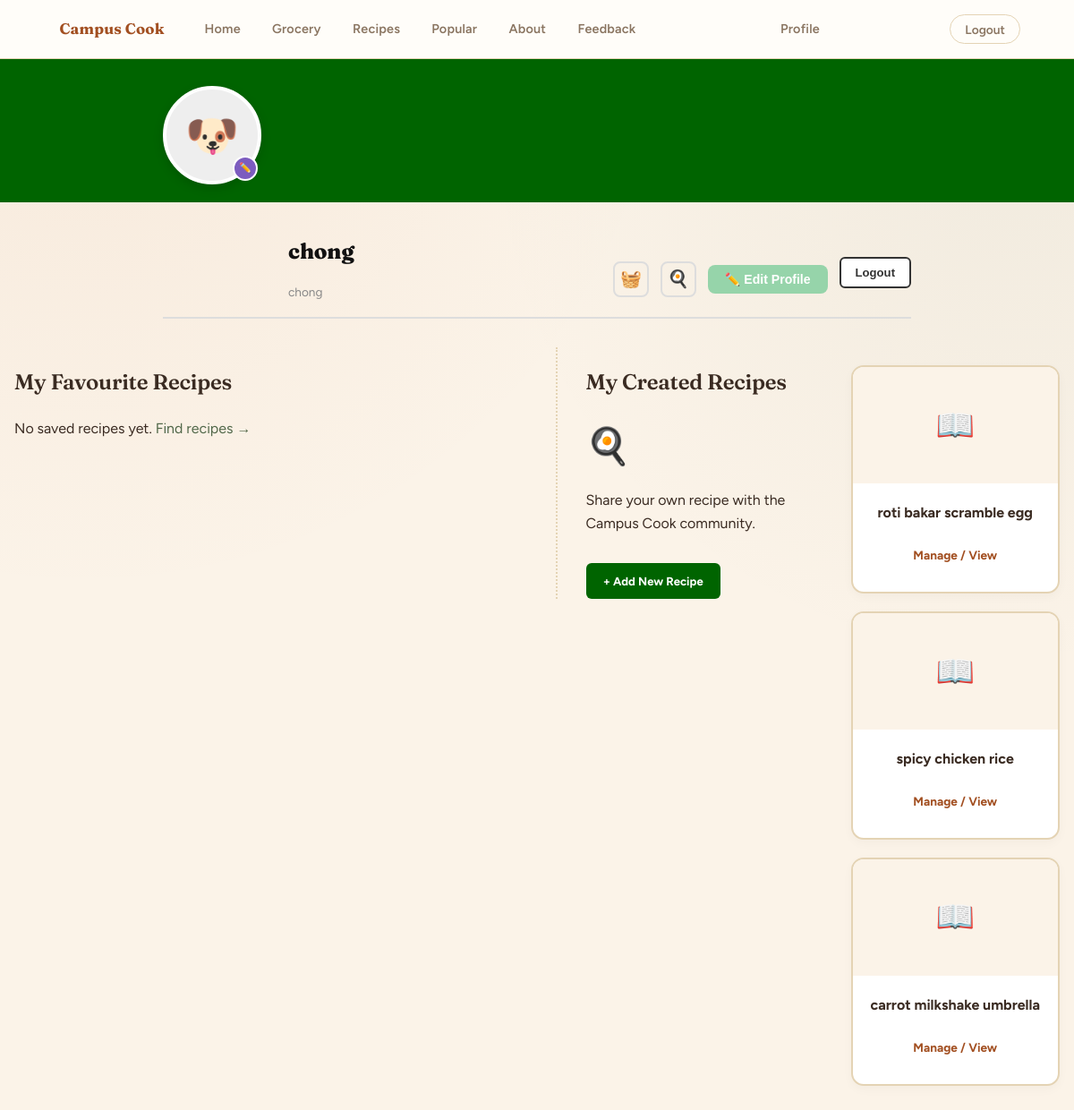
Page /profile/ (signed in) on the committed database.
### pages/models.py (models this page shows, shortened)
class AppUser(AbstractUser):
    age = models.IntegerField(null=True, blank=True)
    objects = UserManager()

class Recipe(models.Model):
    BUDGET_CHOICES = [
        ('low',    'Below RM5'),
        ('medium', 'RM5 – RM15'),
        ('high',   'Above RM15'),
    ]
    MEAL_TYPE_CHOICES = [
    ('breakfast', 'Breakfast'),
    ('lunch',     'Lunch'),
    ('dinner',    'Dinner'),
    ('snack',     'Snack'),
    ('dessert',   'Dessert'),
    ('drinks',    'Drinks'),
    ('other',     'Other'),
    ]
    meal_type = models.CharField(max_length=20, choices=MEAL_TYPE_CHOICES, default='other')
    name         = models.CharField(max_length=100)
    ingredients  = models.ManyToManyField(
        Ingredient,
        blank=True,
        related_name='recipes'
    )
    cooking_time = models.IntegerField()
    appliance    = models.CharField(max_length=100)
    instructions = models.TextField()
    image        = models.ImageField(upload_to='recipe_images/', null=True, blank=True)
    is_halal     = models.BooleanField(default=True)
    budget       = models.CharField(
        max_length=10, choices=BUDGET_CHOICES, default='low'
    )
    filters      = models.ManyToManyField(RecipeFilter, blank=True)
    user         = models.ForeignKey(
        'pages.AppUser',
        on_delete=models.CASCADE,
        related_name='recipes'
    )
    @property
    def image_url(self):
        return self.image.url if self.image else ''

### pages/views.py (the view)
# urls.py: path("profile/", views.profile, name="profile"),
@login_required
def profile(request):
    favourites = FavouriteRecipe.objects.select_related('recipe').filter(user=request.user)
    my_recipes = Recipe.objects.filter(user=request.user)
    favourited_ids = set(favourites.values_list('recipe_id', flat=True))
    wtt_count      = WantToTry.objects.filter(user=request.user).count()
    return render(request, 'pages/user_profile.html', {
        'user':           request.user,
        'favourites':     favourites,
        'my_recipes':     my_recipes,
        'favourited_ids': favourited_ids,
        'wtt_count':      wtt_count,
    })

### pages/templates/pages/user_profile.html (shortened to what this page needs)
{% extends 'pages/base.html' %}
{% block content %}
<div class="profile-banner"></div>
<div class="profile-header">
  <div class="avatar-wrapper">
    <div class="avatar" id="avatarDisplay">
      <span id="avatarEmoji">🐶</span>
    </div>
    <label class="avatar-edit-btn" title="Change photo">
      ✏️
    </label>
  </div>
  <div class="profile-info-row">
    <div class="profile-name">
      <h1 id="displayName">{{ user.username }}</h1>
      <span id="displayEmail">{{ user.email|default:user.username }}</span>
    </div>
    <div class="profile-actions">
      <a href="{% url 'grocery' %}" class="icon-btn" title="My Grocery List">🧺</a>
        <a href="{% url 'want_to_try' %}" class="icon-btn" title="Recipes I Want to Try">
          🍳
        </a>
      <button class="btn-edit-profile" onclick="toggleEdit()">✏️ Edit Profile</button>
      <form method="POST" action="{% url 'logout' %}" style="display:inline;">
        <button type="submit" class="btn-logout">Logout</button>
      </form>
    </div>
  </div>
</div>
<div class = "profile-container">
  <div class="profile-section col-left">
    <h2>My Favourite Recipes</h2>
    {% if favourites %}
      <div class="fav-grid">
        {% for fav in favourites %}
          <div class="fav-card" id="fav-item-{{ fav.recipe.id }}">
            <div class="fav-img-wrapper">
              {% if fav.recipe.image_url %}
                <img src="{{ fav.recipe.image_url }}" alt="{{ fav.recipe.name }}">
              {% else %}
                <span class="fav-placeholder">🍳</span>
              {% endif %}
            </div>
            <div class="fav-card-content">
              <h4>{{ fav.recipe.name }}</h4>
              <div class="fav-card-actions">
                <a href="{% url 'recipe_detail' fav.recipe.id %}" class="cta_primary">View Recipe</a>
                <button class="btn-unfav-card" onclick="unfavourite(this, {{ fav.recipe.id }})">♥</button>
              </div>
            </div>
          </div>
      {% endfor %}
    </div>
  {% else %}
    <p class="empty-msg">No saved recipes yet. <a href="{% url 'recipe_list' %}" style="color: var(--green-dark);">Find recipes →</a></p>
  {% endif %}
  </div>
  <div class="profile-section col-right">
  <h2>My Created Recipes</h2>
  <div class="add-recipe-icon">🍳</div>
    <p>Share your own recipe with the Campus Cook community.</p>
    <a href="{% url 'add_recipe' %}" class="btn-add-recipe">+ Add New Recipe</a>
  </div>
  {% if my_recipes %}
    <div class="fav-grid">
      {% for recipe in my_recipes %}
        <div class="fav-card">
          <div class="fav-img-wrapper">
            {% if recipe.image_url %}
              <img src="{{ recipe.image_url }}" alt="{{ recipe.name }}">
            {% else %}
              <span class="fav-placeholder">📖</span>
            {% endif %}
          </div>
          <div class="fav-card-content">
            <h4>{{ recipe.name }}</h4>
            <div class="fav-card-actions">
              <a href="{% url 'recipe_detail' recipe.id %}" class="cta_primary">Manage / View</a>
            </div>
          </div>
        </div>
      {% endfor %}
    </div>
  {% else %}
    <p class="empty-msg">You haven't uploaded any recipes yet.</p>
  {% endif %}
  </div>
{% endblock %}

### pages/templates/pages/base.html (style rules this page uses)
:root { --cream: #FBF3E8; --cream-deep: #F1E3CE; --paper: #FFFDF9; --tan: #E4D3B4; --tan-soft: #EEE1C9; --brown: #3A2B22; --brown-soft: #8A7561; --sage: #8AA07C; --sage-dark: #52684A; --sage-pale: #EEF3E7; --terracotta: #C1662F; --terracotta-dark: #A24F21; --terracotta-pale: #FBE9DB; --gold: #D9A441; --gold-dark: #B87F1F; --berry: #B4536C; --berry-dark: #964359; --rose: #C1665F; --rose-dark: #9C4C46; --rose-pale: #FBEDEA; --green: var(--sage); --green-mid: var(--sage); --green-dark: var(--sage-dark); --olive: var(--sage-dark); --amber: var(--gold-dark); --red-soft: var(--rose); --radius-sm: 10px; --radius-md: 16px; --radius-lg: 22px; --shadow-sm: 0 2px 10px rgba(58,43,34,0.07); --shadow-md: 0 10px 28px rgba(58,43,34,0.11); }
*, *::before, *::after { box-sizing: border-box; }
body { font-family: 'Figtree', 'Segoe UI', sans-serif; background: var(--cream); background-image: radial-gradient(circle at 8% 0%, rgba(193,102,47,0.07), transparent 40%), radial-gradient(circle at 95% 12%, rgba(82,104,74,0.06), transparent 38%); background-attachment: fixed; color: var(--brown); margin: 0; min-height: 100vh; line-height: 1.6; }
h1, h2, h3 { font-family: 'Fraunces', Georgia, serif; color: var(--brown); font-weight: 600; letter-spacing: -0.01em; }
a { color: var(--terracotta-dark); text-decoration: none; }

### rows in the picture
AppUser: username "chong", email "chong"
Recipe: name "roti bakar scramble egg"
Recipe: name "spicy chicken rice"
Recipe: name "carrot milkshake umbrella"
